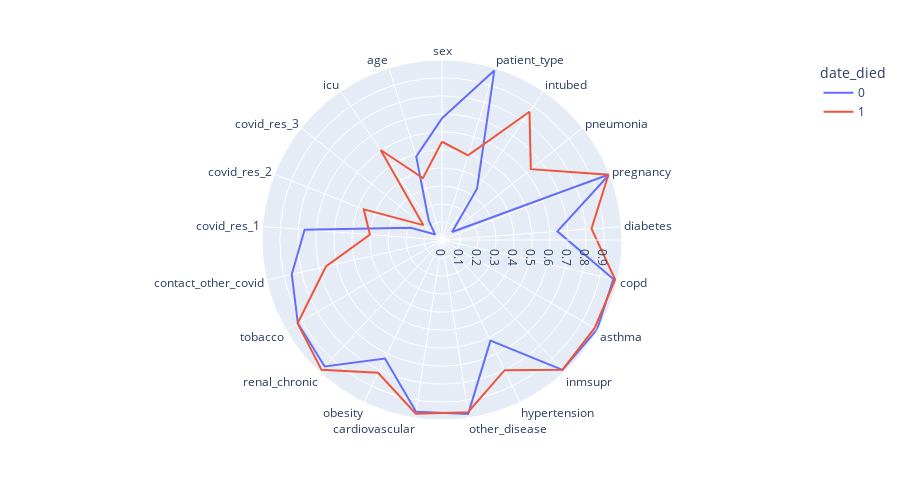

Notebook code cell kept with this figure:
### Code cell
#transformando o groupby um dataframe com 3 colunas, date_died, value e variable
polar=DF.groupby("date_died").mean().reset_index()
polar=pd.melt(polar,id_vars=["date_died"])
fig4 = px.line_polar(polar, r="value", theta="variable", color="date_died", line_close=True,height=500,width=900)
fig4.show()

### Figure 1 — Plotly figure (JSON) as saved in the notebook; plotly's stock layout.template omitted (floating-point values rounded to 4 significant figures)
{"data": [{"hovertemplate": "date_died=0<br>value=%{r}<br>variable=%{theta}<extra></extra>", "legendgroup": "0", "line": {"color": "#636efa", "dash": "solid"}, "mode": "lines", "name": "0", "r": [0.6755, 0.9853, 0.3461, 0.07173, 0.9993, 0.6423, 0.9759, 0.9943, 0.9832, 0.6199, 0.9764, 0.9646, 0.73, 0.9576, 0.9241, 0.8555, 0.7648, 0.1868, 0.04845, 0.1311, 0.485, 0.6755], "showlegend": true, "subplot": "polar", "theta": ["sex", "patient_type", "intubed", "pneumonia", "pregnancy", "diabetes", "copd", "asthma", "inmsupr", "hypertension", "other_disease", "cardiovascular", "obesity", "renal_chronic", "tobacco", "contact_other_covid", "covid_res_1", "covid_res_2", "covid_res_3", "icu", "age", "sex"], "type": "scatterpolar"}, {"hovertemplate": "date_died=1<br>value=%{r}<br>variable=%{theta}<extra></extra>", "legendgroup": "1", "line": {"color": "#EF553B", "dash": "solid"}, "mode": "lines", "name": "1", "r": [0.5454, 0.4914, 0.8622, 0.6309, 0.9925, 0.8325, 0.986, 0.9784, 0.983, 0.8019, 0.9671, 0.9753, 0.8186, 0.9835, 0.9256, 0.661, 0.4011, 0.4666, 0.1323, 0.6046, 0.3592, 0.5454], "showlegend": true, "subplot": "polar", "theta": ["sex", "patient_type", "intubed", "pneumonia", "pregnancy", "diabetes", "copd", "asthma", "inmsupr", "hypertension", "other_disease", "cardiovascular", "obesity", "renal_chronic", "tobacco", "contact_other_covid", "covid_res_1", "covid_res_2", "covid_res_3", "icu", "age", "sex"], "type": "scatterpolar"}], "layout": {"height": 500, "legend": {"title": {"text": "date_died"}, "tracegroupgap": 0}, "margin": {"t": 60}, "polar": {"angularaxis": {"direction": "clockwise", "rotation": 90}, "domain": {"x": [0, 1], "y": [0, 1]}}, "width": 900}}
